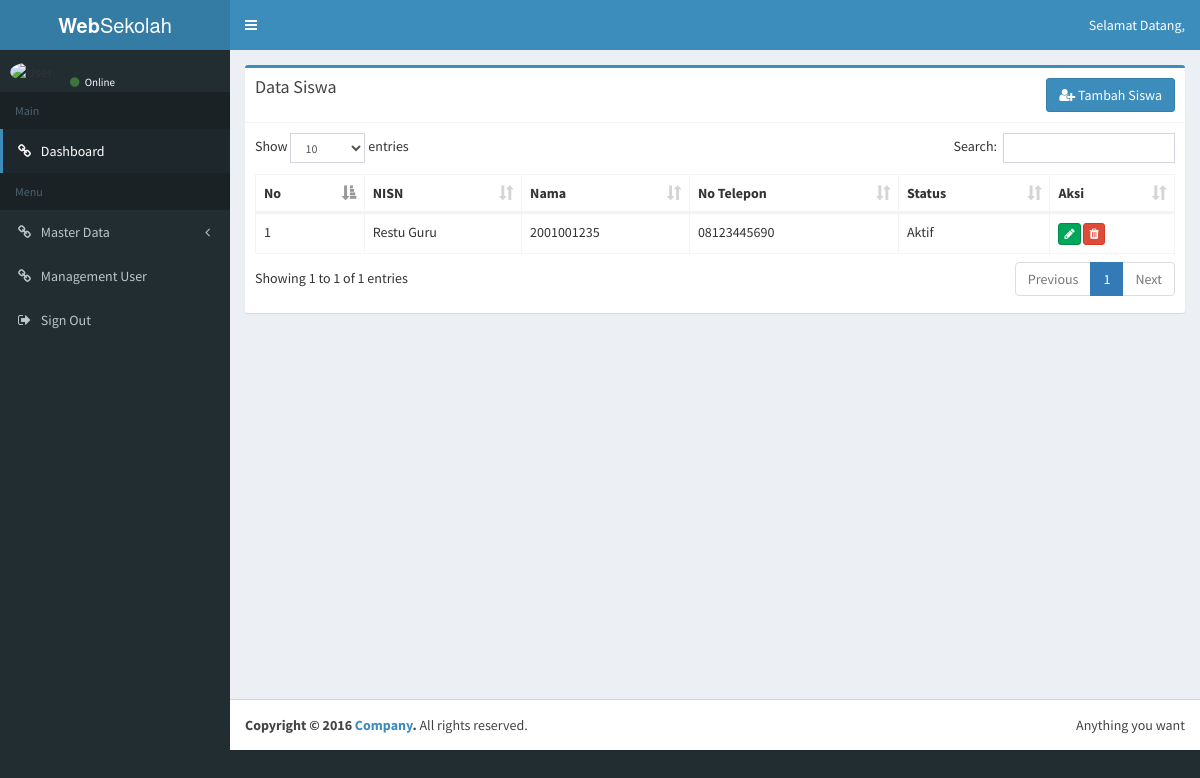
Page /index.php/admin/guru on the earlier database version.
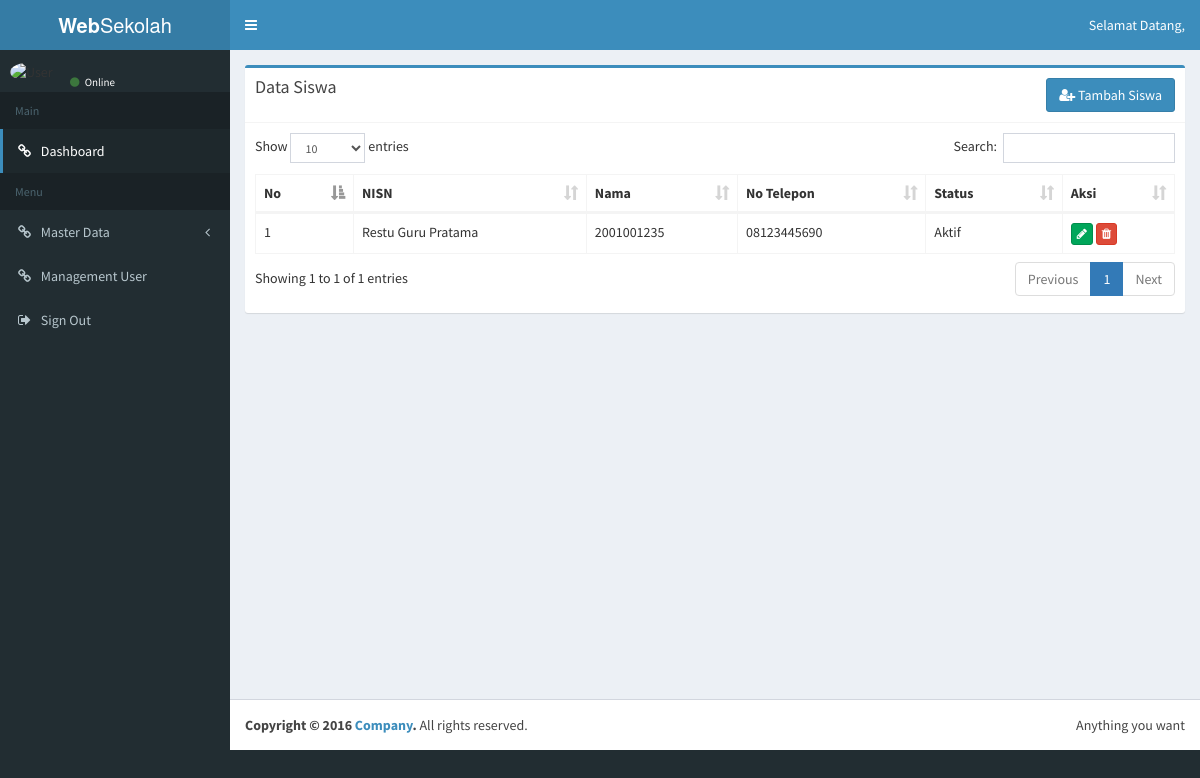
Same page on the later database version.
### tables this page shows
CREATE TABLE `tb_guru` (
  `id_guru` int(11) NOT NULL,
  `nip` varchar(16) NOT NULL,
  `nama` varchar(128) NOT NULL,
  `no_telp` varchar(16) NOT NULL,
  `jenis_kelamin` varchar(16) NOT NULL,
  `agama` varchar(16) NOT NULL,
  `tempat_lahir` varchar(64) NOT NULL,
  `tanggal_lahir` date NOT NULL,
  `alamat` varchar(128) NOT NULL,
  `status` varchar(16) NOT NULL,
  `password` varchar(128) NOT NULL,
  `image` varchar(128) NOT NULL,
  `id_role` int(11) NOT NULL,
  `date_added` datetime NOT NULL
);

### application/controllers/admin/guru.php (called while the page is built, shortened)
<?php
class Guru extends CI_Controller
{
	public function __construct()
	{
		$this->load->model('Model_guru');
	}
	public function index()
	{
		$data['user'] = $this->db->get_where('tb_user', ['username' => $this->session->userdata('username')])->row_array();
		$data['dataguru'] = $this->Model_guru->getalldata();
		$data['title'] = 'Data Guru';
		$this->load->view('admin/layout/header', $data);
		$this->load->view('admin/layout/topbar', $data);
		$this->load->view('admin/layout/sidebar', $data);
		$this->load->view('admin/guru/guru', $data);
		$this->load->view('admin/layout/footer', $data);
	}
}

### index.php (called while the page is built, shortened)
<?php
require_once BASEPATH.'core/CodeIgniter.php';

### application/models/Model_guru.php (called while the page is built, shortened)
<?php
class Model_guru extends CI_Model
{
	public function getalldata()
	{
		return $this->db->get('tb_guru')->result_array();
	}
}

### application/views/admin/guru/guru.php (the view, shortened to what this page needs)
<div class="content-wrapper">
  <section class="content">
    <div class="box box-primary">
      <div class="box-header with-border">
        <h3 class="box-title">Data Siswa</h3>
        <a href="<?= base_url(); ?>admin/guru/tambahguru" class="btn btn-primary pull-right"><i class="fa fa-user-plus"></i> Tambah Siswa</a>
      </div>
      <div class="box-body">
        <table id="example1" class="table table-bordered">
         <thead>
          <tr>
            <th>No</th>
            <th>NISN</th>
            <th>Nama</th>
            <th>No Telepon</th>
            <th>Status</th>
            <th>Aksi</th>
          </tr>
        </thead>
        <tbody>
          <?php
          $no = 1;
          foreach($dataguru as $guru) :
            ?>
            <tr>
              <td><?= $no++; ?></td>
              <td><?= $guru['nama']; ?></td>
              <td><?= $guru['nip']; ?></td>
              <td><?= $guru['no_telp']; ?></td>
              <td><?= $guru['status']; ?></td>
              <td>
                <a href="<?=  base_url(); ?>admin/guru/editguru/<?= $guru['id_guru']; ?>" class="btn btn-success btn-xs"><i class="fa fa-pencil"></i></a>
                <a href="<?=  base_url(); ?>admin/guru/hapusguru/<?= $guru['id_guru']; ?>" class="btn btn-danger btn-xs remove"><i class="fa fa-trash"></i></a>
              </td>
            </tr>
          <?php endforeach; ?>
          </tbody>
        </table>
      </div>
    </div>
  </section>
</div>

### application/views/admin/layout/header.php (shortened to what this page needs)
<!DOCTYPE html>
<html>
<head>
  <link rel="stylesheet" href="<?= base_url(); ?>assets/bower_components/bootstrap/dist/css/bootstrap.min.css">
  <link rel="stylesheet" href="<?= base_url(); ?>assets/bower_components/font-awesome/css/font-awesome.min.css">
  <link rel="stylesheet" href="<?= base_url(); ?>assets/bower_components/Ionicons/css/ionicons.min.css">
  <link rel="stylesheet" href="<?= base_url(); ?>assets/dist/css/AdminLTE.min.css">
  <link rel="stylesheet" href="<?= base_url(); ?>assets/dist/css/skins/skin-blue.min.css">
  <link rel="stylesheet" href="<?= base_url(); ?>assets/bower_components/datatables.net-bs/css/dataTables.bootstrap.min.css">
  <link rel="stylesheet" href="<?= base_url('assets/'); ?>bower_components/bootstrap-daterangepicker/daterangepicker.css">
  <link rel="stylesheet" href="<?= base_url('assets/'); ?>bower_components/bootstrap-datepicker/dist/css/bootstrap-datepicker.min.css">
</head>
<body class="hold-transition skin-blue fixed">
<div class="wrapper">

### application/views/admin/layout/topbar.php (shortened to what this page needs)
<header class="main-header">
  <a href="index2.html" class="logo">
    <span class="logo-lg"><b>Web</b>Sekolah</span>
  </a>
  <nav class="navbar navbar-static-top" role="navigation">
    <a href="#" class="sidebar-toggle" data-toggle="push-menu" role="button">
    </a>
    <div class="navbar-custom-menu">
      <ul class="nav navbar-nav">
        <li class="dropdown user user-menu">
          <a href="#" class="dropdown-toggle" data-toggle="dropdown">
            <span class="hidden-xs">Selamat Datang, <b><?= $user['nama']; ?></b></span>
          </a>
        </li>
      </ul>
    </div>
  </nav>
</header>

### application/views/admin/layout/sidebar.php (shortened to what this page needs)
<aside class="main-sidebar">
  <section class="sidebar">
    <div class="user-panel">
      <div class="pull-left image">
        <img src="<?= base_url(); ?>assets/img/profile/<?= $user['image']; ?>" class="img-circle" alt="User Image">
      </div>
      <div class="pull-left info">
        <a href="#"><i class="fa fa-circle text-success"></i> Online</a>
      </div>
    </div>
    <ul class="sidebar-menu" data-widget="tree">
      <li class="header">Main</li>
      <li class="active"><a href="<?= base_url(); ?>admin/dashboard"><i class="fa fa-link"></i> <span>Dashboard</span></a></li>
      <li class="header">Menu</li>
      <li class="treeview">
        <a href="#"><i class="fa fa-link"></i> <span>Master Data</span>
          <span class="pull-right-container">
            <i class="fa fa-angle-left pull-right"></i>
          </span>
        </a>
      </li>
      <li><a href="<?= base_url(); ?>admin/user"><i class="fa fa-link"></i> <span>Management User</span></a></li>
      <li><a href="<?= base_url(); ?>admin/login/logout_admin"><i class="fa fa-sign-out"></i> <span>Sign Out</span></a></li>
    </ul>
  </section>
</aside>

### application/views/admin/layout/footer.php (shortened to what this page needs)
<footer class="main-footer">
  <div class="pull-right hidden-xs">
    Anything you want
  </div>
  <strong>Copyright &copy; 2016 <a href="#">Company</a>.</strong> All rights reserved.
</footer>
</div>
   </body>
   </html>

Differences in the rows shown:
changed tb_guru "Aktif": nama "Restu Guru" → "Restu Guru Pratama"
